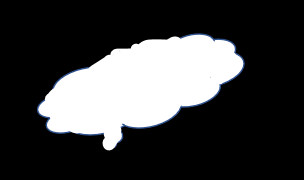
#> input picture ch_15/mycloud1.jpg, 304 x 180 px
$ python ch15_24_hausdorff.py
#> lines starting #> are read from the running program, lines starting #| are printed output that depends on the picture; after the words box and inside, x2 and y2 are one past the last pixel; in counts of white or black regions, pixels touching at a corner belong together; long printed decimals are rounded
# modified ch15_23.py by hausdorff
import cv2

# Read and Create image src1
src1 = cv2.imread('mycloud1.jpg')
#> src1 is the input picture: shape (180, 304, 3); mean B, G, R 63.1, 62.5, 62.1
src1_copy = src1.copy()
src1_gray = cv2.cvtColor(src1, cv2.COLOR_BGR2GRAY)
ret1, dst_binary1 = cv2.threshold(src1_gray, 127, 255, cv2.THRESH_BINARY)
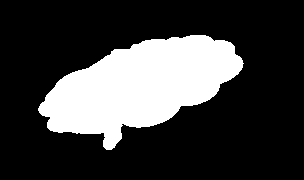
#> dst_binary1: shape (180, 304); 24.3% white; 1 white region
contours1, hierarchy1 = cv2.findContours(dst_binary1, cv2.RETR_LIST, cv2.CHAIN_APPROX_SIMPLE)
#> contours1 = 1 contour; box (x1, y1, x2, y2) and area: (38, 35, 244, 150) 13050
cnt1 = contours1[0]
#> cnt1 = contour of 229 points, box (x1, y1, x2, y2) (38, 35, 244, 150), area 13050

# Read and Create image src2
src2 = cv2.imread('mycloud2.jpg')
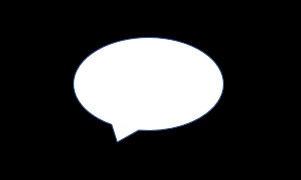
#> input picture ch_15/mycloud2.jpg, 301 x 180 px
#> src2 is the input picture: shape (180, 301, 3); mean B, G, R 52.6, 52.1, 51.9
src2_copy = src2.copy()
src2_gray = cv2.cvtColor(src2, cv2.COLOR_BGR2GRAY)
ret2, dst_binary2 = cv2.threshold(src2_gray, 127, 255, cv2.THRESH_BINARY)
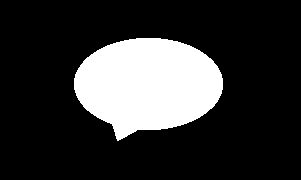
#> dst_binary2: shape (180, 301); 20.3% white; 1 white region
contours2, hierarchy2 = cv2.findContours(dst_binary2, cv2.RETR_LIST, cv2.CHAIN_APPROX_SIMPLE)
#> contours2 = 1 contour; box (x1, y1, x2, y2) and area: (74, 38, 223, 141) 10828
cnt2 = contours2[0]
#> cnt2 = contour of 195 points, box (x1, y1, x2, y2) (74, 38, 223, 141), area 10828

# Read and Create image src3
src3 = cv2.imread('explode1.jpg')
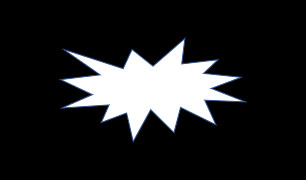
#> input picture ch_15/explode1.jpg, 306 x 180 px
#> src3 is the input picture: shape (180, 306, 3); mean B, G, R 37.2, 36.3, 35.8
src3_copy = src3.copy()
src3_gray = cv2.cvtColor(src3, cv2.COLOR_BGR2GRAY)
ret3, dst_binary3 = cv2.threshold(src3_gray, 127, 255, cv2.THRESH_BINARY)
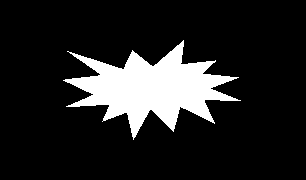
#> dst_binary3: shape (180, 306); 14% white; 1 white region
contours3, hierarchy3 = cv2.findContours(dst_binary3, cv2.RETR_LIST, cv2.CHAIN_APPROX_SIMPLE)
#> contours3 = 1 contour; box (x1, y1, x2, y2) and area: (63, 40, 241, 140) 7343
cnt3 = contours3[0]
#> cnt3 = contour of 383 points, box (x1, y1, x2, y2) (63, 40, 241, 140), area 7343

sd = cv2.createShapeContextDistanceExtractor()
hd = cv2.createHausdorffDistanceExtractor()

match11_s = sd.computeDistance(cnt1, cnt1)
#> match11_s = 0.000933
match12_s = sd.computeDistance(cnt1, cnt2)
#> match12_s = 0.226
match13_s = sd.computeDistance(cnt1, cnt3)
#> match13_s = 0.811
match23_s = sd.computeDistance(cnt2, cnt3)
#> match23_s = 0.538


match11_h = hd.computeDistance(cnt1, cnt1)
#> match11_h = 0
match12_h = hd.computeDistance(cnt1, cnt2)
#> match12_h = 12.21
match13_h = hd.computeDistance(cnt1, cnt3)
#> match13_h = 8.54
match23_h = hd.computeDistance(cnt2, cnt3)
#> match23_h = 13.04

print(f"src1 vs src1 = {match11_s}\t\t{match11_h}")
#| src1 vs src1 = 0.0009333		0.0
print(f"src1 vs src2 = {match12_s}\t\t{match12_h}")
#| src1 vs src2 = 0.2262		12.207
print(f"src1 vs src3 = {match13_s}\t\t{match13_h}")
#| src1 vs src3 = 0.8114		8.544
print(f"src2 vs src3 = {match23_s}\t\t{match23_h}")
#| src2 vs src3 = 0.538		13.038

cv2.imshow('Src1', src1_copy)
cv2.imshow('Src2', src2_copy)
cv2.imshow('Src3', src3_copy)

cv2.waitKey(0)
cv2.destroyAllWindows()
